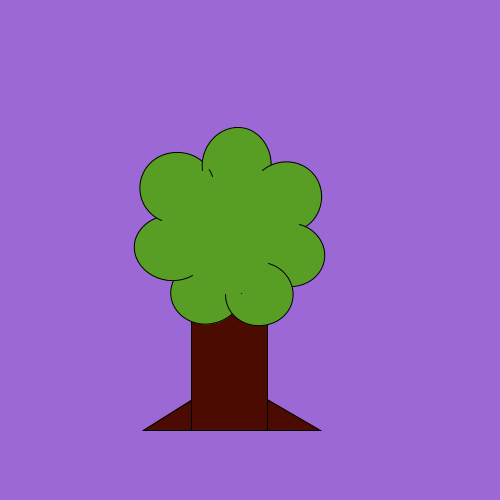
Frame 1 (no input)
Frame 60 (the mouse pressed at the canvas centre just before this capture): identical to frame 1, image omitted
Frame 120 (the mouse held since frame 60 and released just before this capture): identical to frame 1, image omitted

The Processing sketch that drew this single still picture (run headless with seeded random() and noise(); from frame 60 on, the mouse is pressed at the canvas centre):

// Processing sketch: H09_opdracht_9_verdiepingsopdracht
// ── H09_opdracht_9_verdiepingsopdracht.pde


void setup(){
  size (500,500);
}


void draw(){
  background(155, 104, 214);
  boom(100,100);
}

void boom(int x, int y){
 
  
fill(75,11,0);
  
triangle(143, 430, 194, 398, 194, 430);
triangle(320, 430, 265, 398, 265, 430);  
  rect(191, 276, 76, 154);
    


fill(88, 158, 37);

ellipse(230,230,142,144);
  arc(206, 293, 71, 63, 0, 1.2 * PI);
  arc(172,248, 75, 66, 1, 1.4 * PI);
  arc(177, 188, 75, 72, 2, 1.9 * PI);
  arc(237, 165, 69, 75, 3, 2.1 * PI);
  arc(286, 197, 72, 70, 4, 2.4 * PI);
  arc(289, 255, 71, 63, 5, 2.7 * PI);
  arc(259, 294, 68, 64, 5, 3.0 * PI);


}
